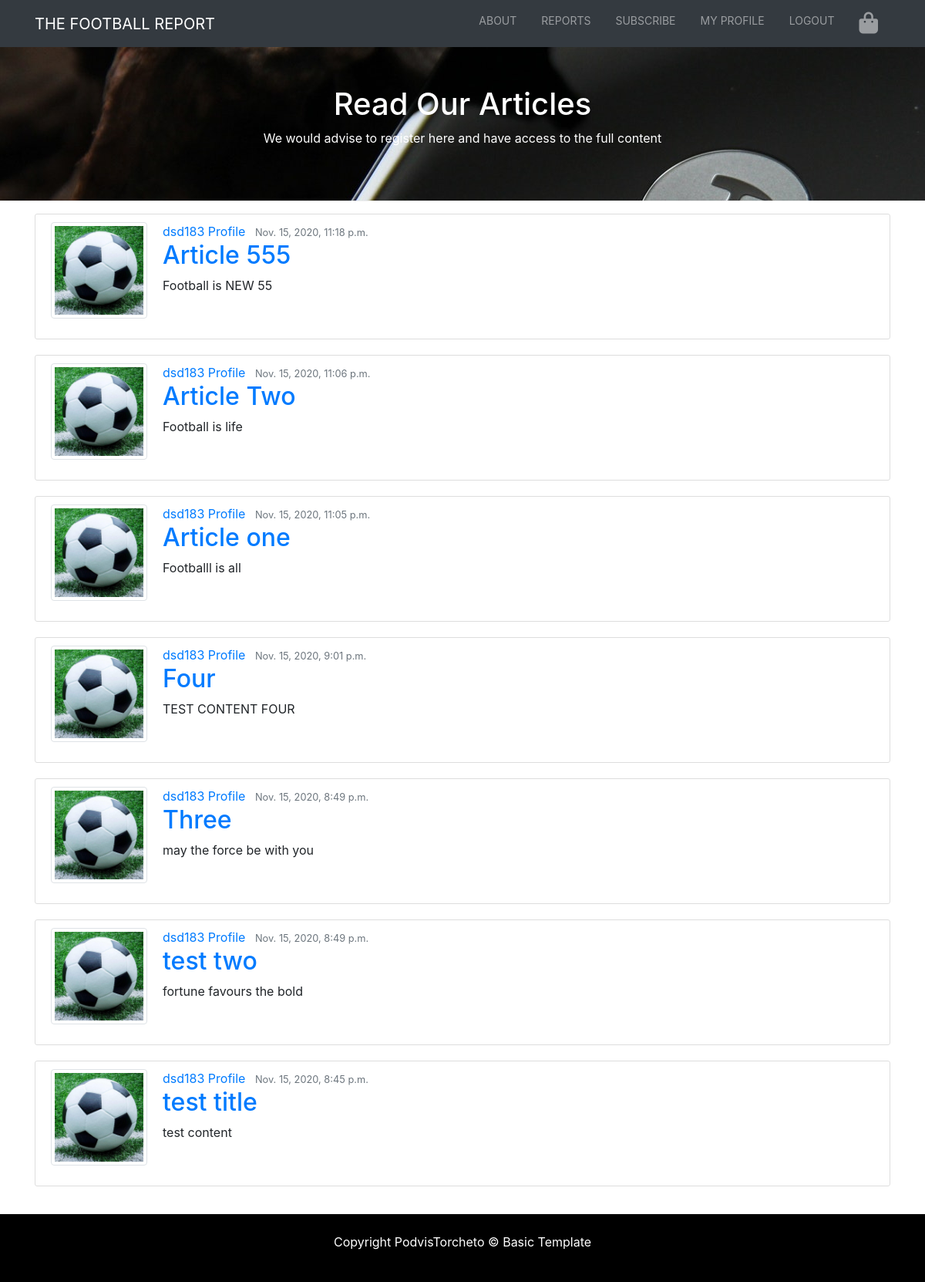
Before: /article_list/ (signed in) with the older database file.
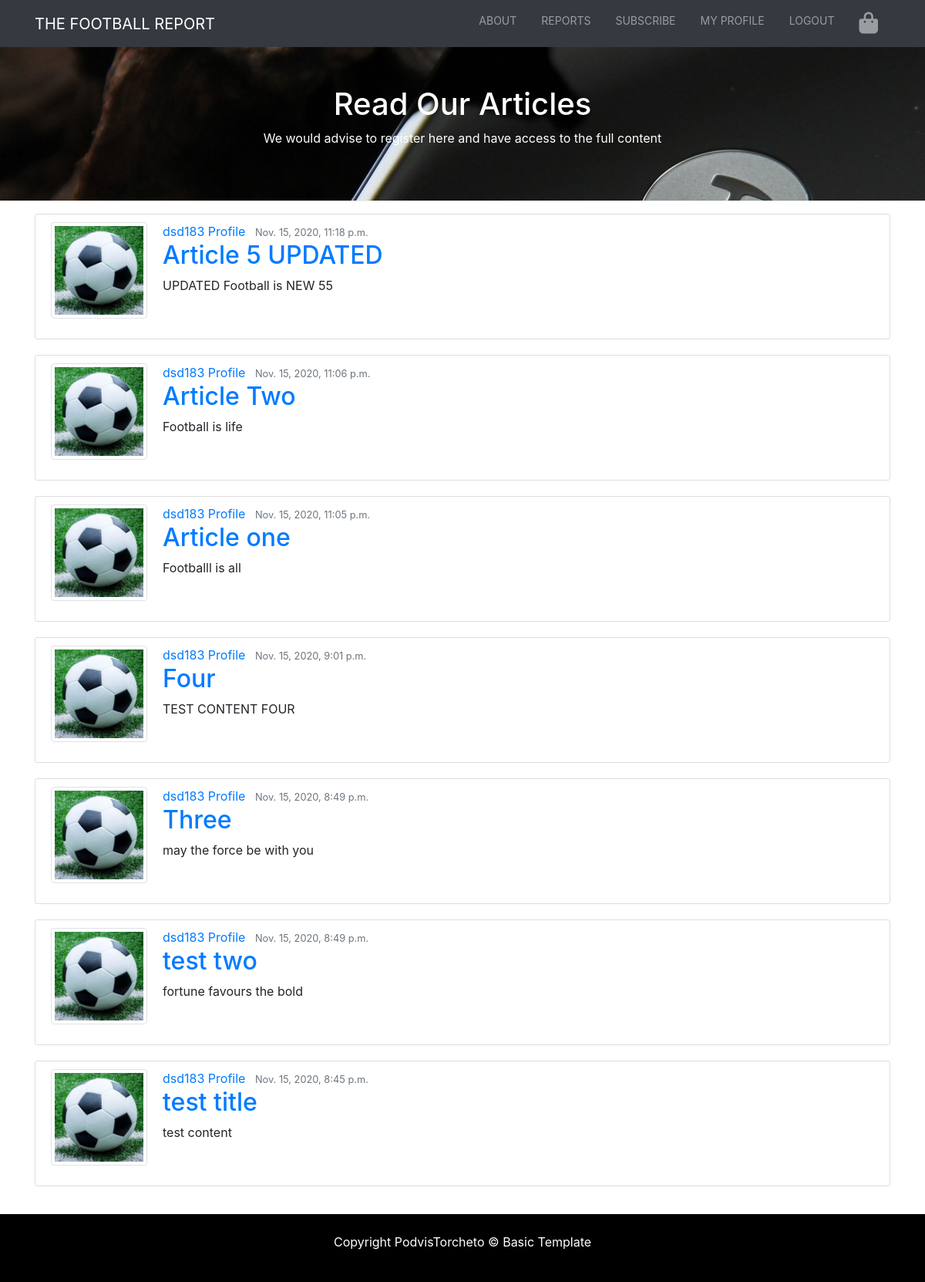
After: the same page with the newer database file.
### blog/models.py (models this page shows, shortened)
class Article(models.Model):
    title = models.CharField(max_length=100)
    content = models.TextField()
    date_posted = models.DateTimeField(default=timezone.now)
    author = models.ForeignKey(Profile, on_delete=models.CASCADE)

### profiles/models.py (models this page shows)
class Profile(models.Model):
    user = models.OneToOneField(User, on_delete=models.CASCADE)
    image = models.ImageField(default="default.jpg", upload_to="profile_pics")
    def __str__(self):
        return f'{self.user.username} Profile'

### blog/views.py (the view)
# urls.py: path('article_list/', ArticleListView.as_view(), name='article_list'),
class ArticleListView(ListView):
    model = Article
    template_name = 'blog/article_list.html'
    context_object_name = 'articles'
    ordering = ['-date_posted']

### cart/contexts.py (called while the page is built)
def cart_contents(request):
    cart = request.session.get('cart', {})
    cart_items = []
    total = 0
    subscription_count = 0
    """
    context = {
        'cart_items': cart_items,
        'total': total,
        'subscription_count': subscription_count,
    }"""
    for id, quantity in cart.items():
        subscription = get_object_or_404(Subscription, pk=id)
        total += quantity * subscription.price
        subscription_count += quantity
        cart_items.append({'id': id, 'quantity': quantity, 'subscription': subscription})
    return {'cart_items': cart_items, 'total': total, 'suscription_count': subscription_count}

### blog/templates/blog/article_list.html
{% extends "base.html" %}
{% load static %}
{% block page_header %}
  <header id="page-header">
    <div class="container">
      <div class="row">
        <div class="col-md-6 m-auto text-center">
          <h1>Read Our Articles</h1>
          <p>We would advise to register here and have access to the full content</p>
        </div>
      </div>
    </div>
  </header>
{% endblock %}
{% block content %}
    <section id="blog" class="py-3">
    <div class="container">
      <div class="row">
        <div class="col">
        {% for article in articles %}
        <article class="media content-section">
          <img class="account-img img-thumbnail" src="{{ user.profile.image.url }}">
          <div class="media-body">
            <div class="article-metadata">
              <a class="mr-2" href="#">{{ article.author }}</a>
              <small class="text-muted">{{ article.date_posted }}</small>
            </div>
            <h2><a class="article-title" href="{% url 'article_detail' article.id %}">{{ article.title }}</a></h2>
            <p class="article-content">{{ article.content }}</p>
          </div>
        </article>
        {% endfor %}
        </div>
      </div>
    </div>
  </section>
{% endblock %}

Changed rows visible on the page:
changed Article: title "Article 555" → "Article 5 UPDATED"; content "Football is NEW 55" → "UPDATED Football is NEW 55"
